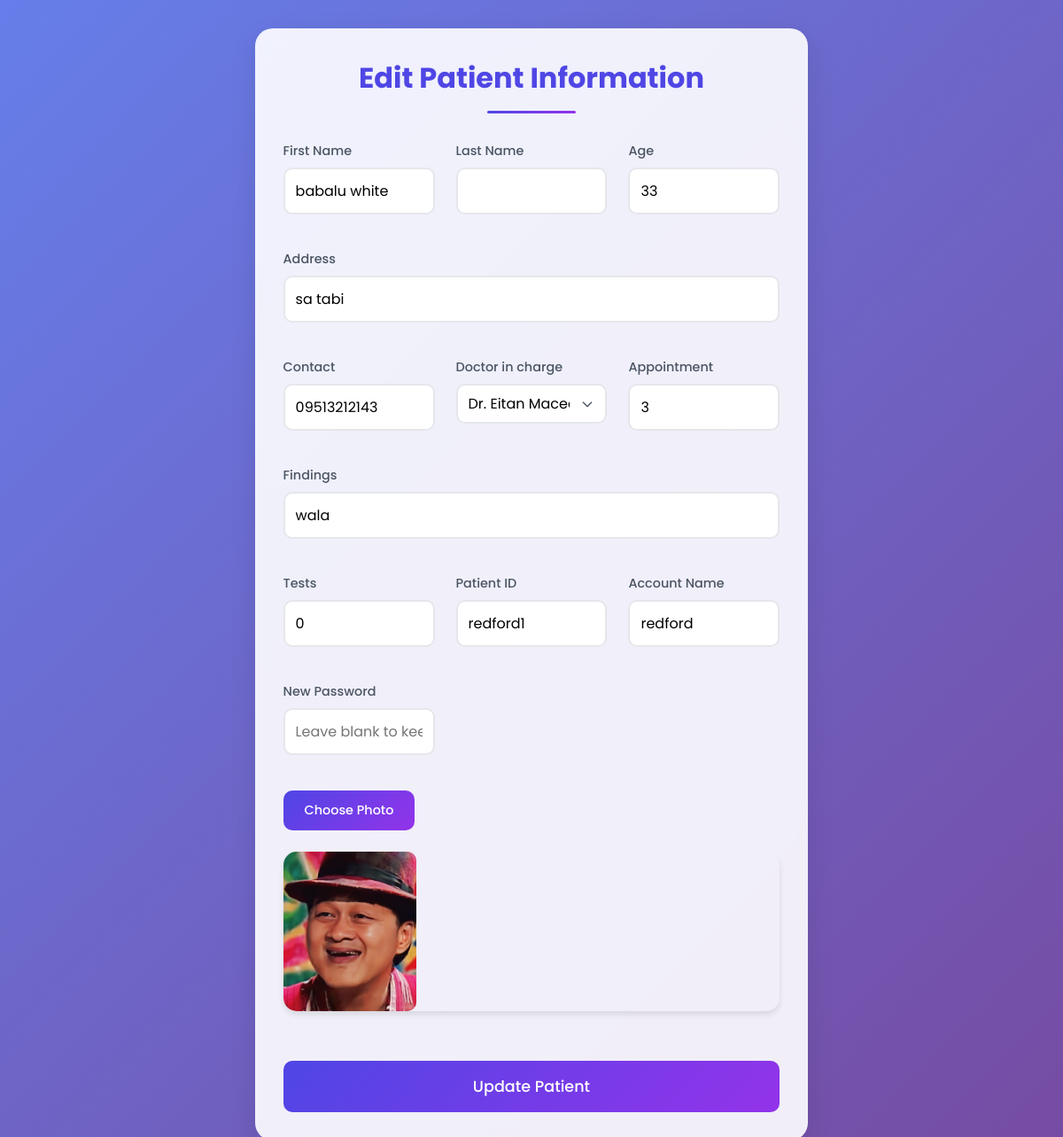
Before: /admin-edit.php?id=17 with the older database file.
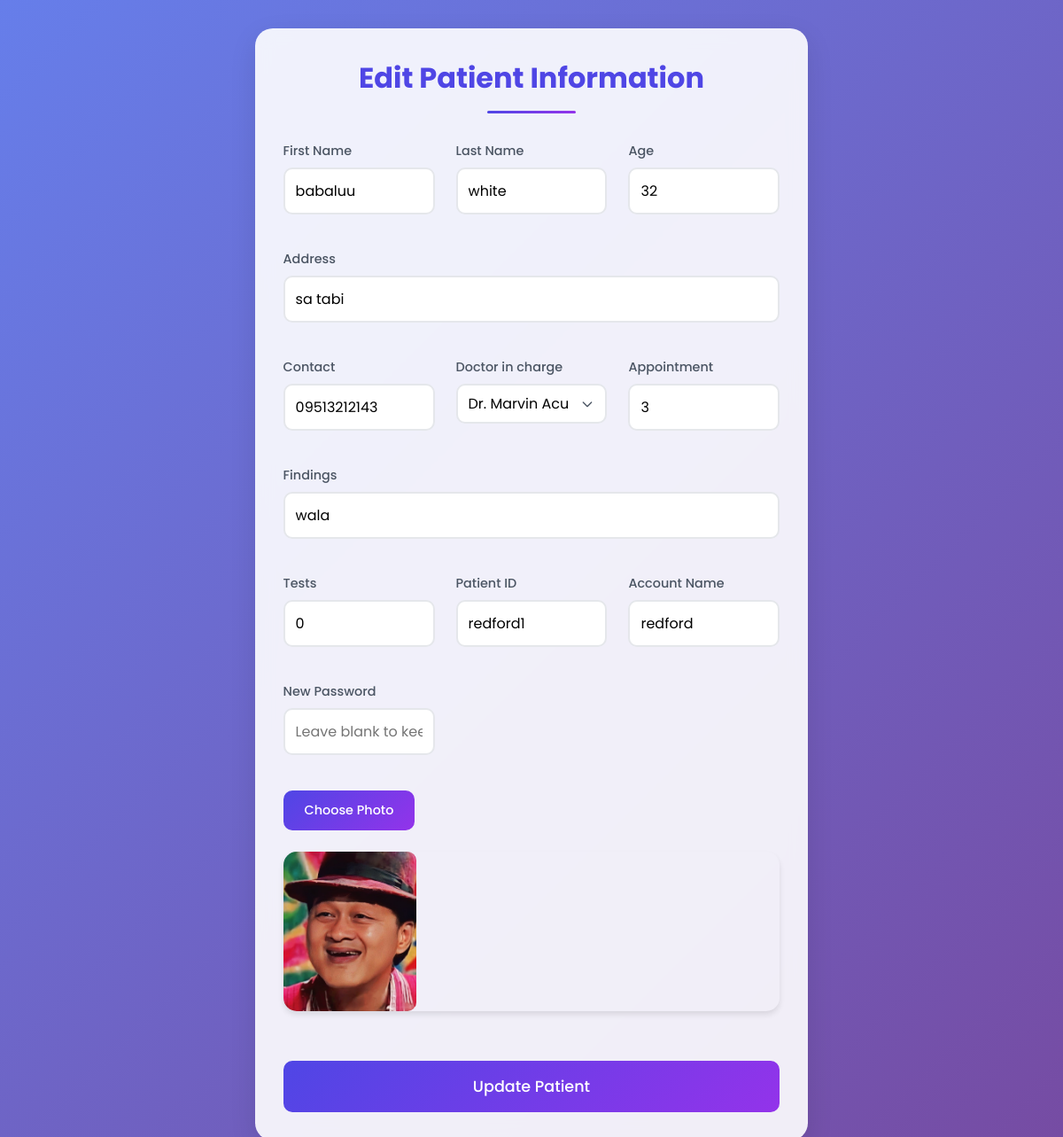
After: the same page with the newer database file.
### tables this page shows
CREATE TABLE `user_info` (
  `id` int(11) NOT NULL,
  `first_name` varchar(255) NOT NULL,
  `last_name` varchar(255) NOT NULL,
  `age` int(3) NOT NULL,
  `address` varchar(255) NOT NULL,
  `contact` varchar(100) NOT NULL,
  `_doc` varchar(255) NOT NULL,
  `_appointment` int(3) NOT NULL,
  `_meds` varchar(255) NOT NULL,
  `_test` int(2) NOT NULL,
  `photo` varchar(255) NOT NULL
);

CREATE TABLE `users` (
  `id` int(11) NOT NULL,
  `patient__id` varchar(255) NOT NULL,
  `password` varchar(255) NOT NULL,
  `patient_name` varchar(100) NOT NULL
);

### admin-edit.php (the view, shortened to what this page needs)
<?php
include "db-login.php";
if (isset($_GET['id'])) {
    $id = $_GET['id'];
    $stmt = $conn->prepare("
        SELECT ui.*, u.patient__id, u.patient_name
        FROM user_info ui
        JOIN users u ON ui.id = u.id
        WHERE ui.id = ?
    ");
    $stmt->bind_param("i", $id);
    $stmt->execute();
    $result = $stmt->get_result();
    $row = $result->fetch_assoc();
}
?>
<!DOCTYPE html>
<html lang="en">
<head>
    <link rel="stylesheet" href="styleForAdmin-edit.css">
</head>
<body>
    <div class="edit-form-container">
        <h2>Edit Patient Information</h2>
        <form method="POST" enctype="multipart/form-data">
            <div class="form-group">
                <label for="first_name">First Name</label>
                <input type="text" id="first_name" name="first_name" value="<?= htmlspecialchars($row['first_name']) ?>" required>
            </div>
            <div class="form-group">
                <label for="last_name">Last Name</label>
                <input type="text" id="last_name" name="last_name" value="<?= htmlspecialchars($row['last_name']) ?>" required>
            </div>
            <div class="form-group">
                <label for="age">Age</label>
                <input type="number" id="age" name="age" value="<?= htmlspecialchars($row['age']) ?>" required>
            </div>
            <div class="form-group full-width">
                <label for="address">Address</label>
                <input type="text" id="address" name="address" value="<?= htmlspecialchars($row['address']) ?>" required>
            </div>
            <div class="form-group">
                <label for="contact">Contact</label>
                <input type="text" id="contact" name="contact" value="<?= htmlspecialchars($row['contact']) ?>" required>
            </div>
            <div class="form-group">
                <label for="_doc">Doctor in charge</label>
                <select id="_doc" name="_doc" required>
                    <option value="Dr. Marvin Acuin" <?= $row['_doc'] == 'Dr. Marvin Acuin' ? 'selected' : '' ?>>Dr. Marvin Acuin</option>
                    <option value="Dr. Eitan Maceda" <?= $row['_doc'] == 'Dr. Eitan Maceda' ? 'selected' : '' ?>>Dr. Eitan Maceda</option>
                </select>
            </div>
            <div class="form-group">
                <label for="_appointment">Appointment</label>
                <input type="text" id="_appointment" name="_appointment" value="<?= htmlspecialchars($row['_appointment']) ?>">
            </div>
            <div class="form-group full-width">
                <label for="_meds">Findings</label>
                <input type="text" id="_meds" name="_meds" value="<?= htmlspecialchars($row['_meds']) ?>">
            </div>
            <div class="form-group ">
                <label for="_test">Tests</label>
                <input type="text" id="_test" name="_test" value="<?= htmlspecialchars($row['_test']) ?>">
            </div>
            <div class="form-group">
                <label for="patient__id">Patient ID</label>
                <input type="text" id="patient__id" name="patient__id" value="<?= htmlspecialchars($row['patient__id']) ?>" required>
            </div>
            <div class="form-group">
                <label for="patient_name">Account Name</label>
                <input type="text" id="patient_name" name="patient_name" value="<?= htmlspecialchars($row['patient_name']) ?>" required>
            </div>
            <div class="form-group">
                <label for="password">New Password</label>
                <input type="password" id="password" name="password" placeholder="Leave blank to keep current">
            </div>
            <div class="form-group full-width">
                <label class="file-input-label" for="photo">
                    Choose Photo
                </label>
                <div class="image-preview">
                    <img src="uploads/<?= htmlspecialchars($row['photo']) ?>" alt="Patient photo">
                </div>
            </div>
            <button type="submit" name="update" class="submit-btn">Update Patient</button>
        </form>
    </div>
</body>
</html>

### styleForAdmin-edit.css (style rules this page uses)
* { margin: 0; padding: 0; box-sizing: border-box; font-family: "Poppins", sans-serif; }
body { min-height: 100vh; background: linear-gradient(135deg, #667eea, #764ba2); padding: 2rem; color: #333; display: flex; align-items: center; justify-content: center; }
.edit-form-container { width: 55%; max-width: 1100px; background: rgba(255, 255, 255, 0.9); backdrop-filter: blur(10px); padding: 2rem; border-radius: 20px; box-shadow: 0 10px 30px rgba(0, 0, 0, 0.1); }
h2 { color: #4f46e5; font-size: 2rem; text-align: center; margin-bottom: 2rem; position: relative; padding-bottom: 1rem; }
h2:after { content: ""; position: absolute; bottom: 0; left: 50%; transform: translateX(-50%); width: 100px; height: 3px; background: linear-gradient(to right, #4f46e5, #9333ea); border-radius: 10px; }
form { display: grid; grid-template-columns: repeat(3, 1fr); gap: 1.5rem; }
.form-group.full-width { grid-column: span 3; }
.form-group { margin-bottom: 1rem; position: relative; transition: transform 0.2s; }
label { display: block; margin-bottom: 0.5rem; color: #4b5563; font-weight: 500; font-size: 0.9rem; }
input[type="text"], input[type="number"], input[type="password"], select { width: 100%; padding: 0.75rem; border: 2px solid #e5e7eb; border-radius: 10px; font-size: 1rem; background: white; transition: all 0.3s; }
select { cursor: pointer; appearance: none; background-repeat: no-repeat; background-position: right 0.75rem center; background-size: 1rem; padding-right: 2.5rem; }
.file-input-label { padding: 0.75rem 1.5rem; background: linear-gradient(135deg, #4f46e5, #9333ea); color: white; border-radius: 10px; cursor: pointer; transition: all 0.3s; display: inline-block; }
.image-preview { margin: 1rem 0; border-radius: 15px; overflow: hidden; box-shadow: 0 4px 6px rgba(0, 0, 0, 0.1); }
.image-preview img { max-width: 150px; height: auto; display: block; border-radius: 10px; }
.submit-btn { grid-column: span 3; background: linear-gradient(135deg, #4f46e5, #9333ea); color: white; padding: 1rem; border: none; border-radius: 10px; font-size: 1.1rem; font-weight: 500; cursor: pointer; transition: all 0.3s; }

Changed rows visible on the page:
changed user_info "sa tabi": first_name "babalu white" → "babaluu"; last_name (not shown) → "white"; age "33" → "32"; _doc "Dr. Eitan Maceda" → "Dr. Marvin Acuin"
